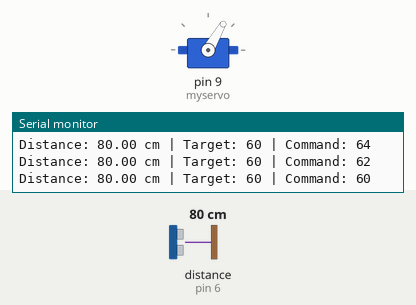
Bench run of a sketch on a simulated Arduino Uno, built with avr-gcc and run on an emulated ATmega328P. Parts: servo, the last lines printed to the serial monitor. Wiring (inferred from the names in the program): ultrasonic range finder: trigger pin 7; echo pin 6. Inputs (shaded band) come from the test bench; at power-on: distance to the obstacle (sensor on pin 6) 80 cm. The echo pulse lasts 58.3 µs per cm.

Above: at 1.79 s.
1.8 s: distance to the obstacle (sensor on pin 6) set to 18 cm
At 2.63 s:
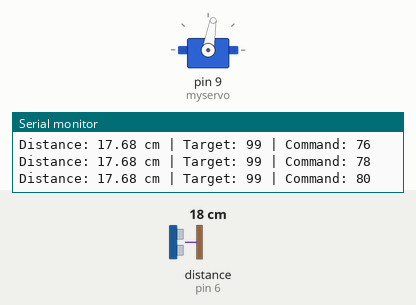
4.8 s: distance to the obstacle (sensor on pin 6) set to 2 cm
7.8 s: distance to the obstacle (sensor on pin 6) set to 9 cm
9.3 s: distance to the obstacle (sensor on pin 6) set to 14 cm
At 10.4 s:
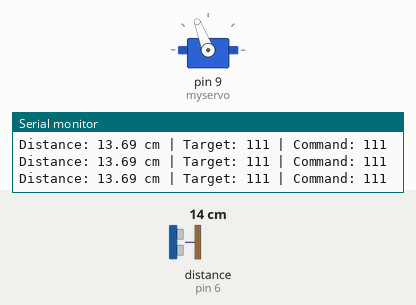
11.1 s: distance to the obstacle (sensor on pin 6) set to 4 cm
At 11.34 s:
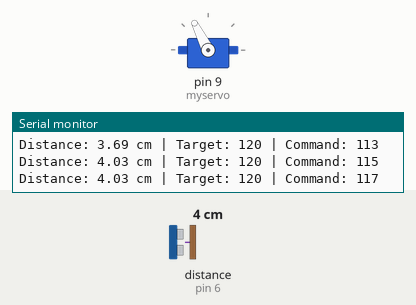
Timing chart, 0 to 13.9 s (numbered marks = the images above; inputs shaded):
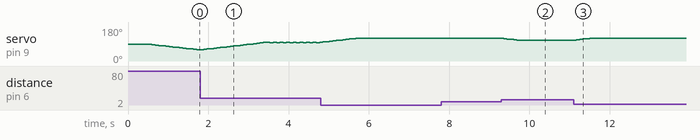

The sketch:

distance_servo.ino
```cpp
#include <Servo.h>

Servo myservo;

const int trigPin = 7;
const int echoPin = 6;

int currentAngle = 90;
int targetAngle = 90;

void setup() {
  Serial.begin(9600);
  Serial.println("BOOT");

  pinMode(trigPin, OUTPUT);
  pinMode(echoPin, INPUT);

  myservo.attach(9);
  myservo.write(currentAngle);
  delay(500);
}

void loop() {
  digitalWrite(trigPin, LOW);
  delayMicroseconds(2);
  digitalWrite(trigPin, HIGH);
  delayMicroseconds(10);
  digitalWrite(trigPin, LOW);

  unsigned long duration = pulseIn(echoPin, HIGH, 30000);

  if (duration == 0) {
    // Hold the current position when no echo is received.
    targetAngle = currentAngle;
    Serial.print("No echo | Hold: ");
  } else {
    float distance = duration * 0.0343 / 2.0;

    if (distance >= 2 && distance <= 400) {
      // Limit distance before mapping it to the output range.
      float limitedDistance = constrain(distance, 10.0, 30.0);
      targetAngle = map((long)limitedDistance, 10, 30, 120, 60);
    } else {
      targetAngle = currentAngle;
    }

    Serial.print("Distance: ");
    Serial.print(distance);
    Serial.print(" cm | Target: ");
    Serial.print(targetAngle);
    Serial.print(" | Command: ");
  }

  // Move by at most two degrees per cycle.
  if (currentAngle < targetAngle) {
    currentAngle += min(2, targetAngle - currentAngle);
  } else if (currentAngle > targetAngle) {
    currentAngle -= min(2, currentAngle - targetAngle);
  }

  myservo.write(currentAngle);
  Serial.println(currentAngle);

  delay(80);
}
```

Measured:
- after the input at 9.3 s, servo on pin 9 (myservo): moves from 120° to 111° over 0.33 s, starting after 0.06 s
- after the input at 11.1 s, servo on pin 9 (myservo): moves from 111° to 120° over 0.33 s, starting after 0.07 s
